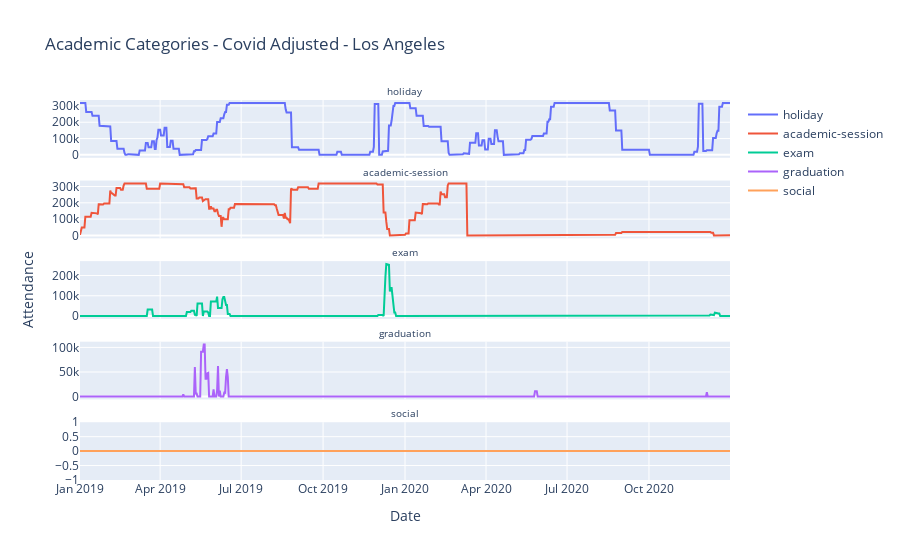

The cell this chart's notebook holds for it:
### Code cell
sub_categories = df['sub_category'].unique()

fig = make_subplots(rows=len(sub_categories),
                    cols=1,
                    shared_xaxes=True,
                    vertical_spacing=0.06,
                    subplot_titles=(sub_categories))

row = 1
for category in sub_categories:
    fig.add_trace(go.Scatter(x=df_day_covid_adjusted['daily_breakdown'], y=df_day_covid_adjusted[category],
                             mode='lines',
                             name=category), row=row, col=1)

    row = row + 1

fig.update_layout(
                  title_text="Academic Categories - Covid Adjusted - {}"
                  .format(CURRENT_PLACENAME)
                  )
for i in fig['layout']['annotations']:
    i['font'] = dict(size=10)

fig.update_yaxes(title_text="Attendance", row=int(row/2))
fig.update_xaxes(title_text="Date", row=row-1)

### Figure 1 — Plotly figure (JSON) as saved in the notebook; plotly's stock layout.template omitted (floating-point values rounded to 4 significant figures; data arrays with more than 128 entries replaced by an {"elided": "..."} marker saying what was removed)
{"data": [{"mode": "lines", "name": "holiday", "type": "scatter", "x": {"elided": "731 str values"}, "xaxis": "x", "y": {"elided": "731 int values"}, "yaxis": "y"}, {"mode": "lines", "name": "academic-session", "type": "scatter", "x": {"elided": "731 str values"}, "xaxis": "x2", "y": {"elided": "731 int values"}, "yaxis": "y2"}, {"mode": "lines", "name": "exam", "type": "scatter", "x": {"elided": "731 str values"}, "xaxis": "x3", "y": {"elided": "731 int values"}, "yaxis": "y3"}, {"mode": "lines", "name": "graduation", "type": "scatter", "x": {"elided": "731 str values"}, "xaxis": "x4", "y": {"elided": "731 int values"}, "yaxis": "y4"}, {"mode": "lines", "name": "social", "type": "scatter", "x": {"elided": "731 str values"}, "xaxis": "x5", "y": {"elided": "731 int values"}, "yaxis": "y5"}], "layout": {"annotations": [{"font": {"size": 10}, "showarrow": false, "text": "holiday", "x": 0.5, "xanchor": "center", "xref": "paper", "y": 1, "yanchor": "bottom", "yref": "paper"}, {"font": {"size": 10}, "showarrow": false, "text": "academic-session", "x": 0.5, "xanchor": "center", "xref": "paper", "y": 0.788, "yanchor": "bottom", "yref": "paper"}, {"font": {"size": 10}, "showarrow": false, "text": "exam", "x": 0.5, "xanchor": "center", "xref": "paper", "y": 0.576, "yanchor": "bottom", "yref": "paper"}, {"font": {"size": 10}, "showarrow": false, "text": "graduation", "x": 0.5, "xanchor": "center", "xref": "paper", "y": 0.364, "yanchor": "bottom", "yref": "paper"}, {"font": {"size": 10}, "showarrow": false, "text": "social", "x": 0.5, "xanchor": "center", "xref": "paper", "y": 0.152, "yanchor": "bottom", "yref": "paper"}], "autosize": true, "title": {"text": "Academic Categories - Covid Adjusted - Los Angeles"}, "xaxis": {"anchor": "y", "autorange": true, "domain": [0, 1], "matches": "x5", "range": ["2019-01-01", "2020-12-31"], "showticklabels": false, "type": "date"}, "xaxis2": {"anchor": "y2", "autorange": true, "domain": [0, 1], "matches": "x5", "range": ["2019-01-01", "2020-12-31"], "showticklabels": false, "type": "date"}, "xaxis3": {"anchor": "y3", "autorange": true, "domain": [0, 1], "matches": "x5", "range": ["2019-01-01", "2020-12-31"], "showticklabels": false, "type": "date"}, "xaxis4": {"anchor": "y4", "autorange": true, "domain": [0, 1], "matches": "x5", "range": ["2019-01-01", "2020-12-31"], "showticklabels": false, "type": "date"}, "xaxis5": {"anchor": "y5", "autorange": true, "domain": [0, 1], "range": ["2019-01-01", "2020-12-31"], "title": {"text": "Date"}, "type": "date"}, "yaxis": {"anchor": "x", "autorange": true, "domain": [0.848, 1], "range": [-17710.0, 336600.0], "type": "linear"}, "yaxis2": {"anchor": "x2", "autorange": true, "domain": [0.636, 0.788], "range": [-17710.0, 336600.0], "type": "linear"}, "yaxis3": {"anchor": "x3", "autorange": true, "domain": [0.424, 0.576], "range": [-14280.0, 271200.0], "title": {"text": "Attendance"}, "type": "linear"}, "yaxis4": {"anchor": "x4", "autorange": true, "domain": [0.212, 0.364], "range": [-5876.0, 111600.0], "type": "linear"}, "yaxis5": {"anchor": "x5", "autorange": true, "domain": [0, 0.152], "range": [-1, 1], "type": "linear"}}}
